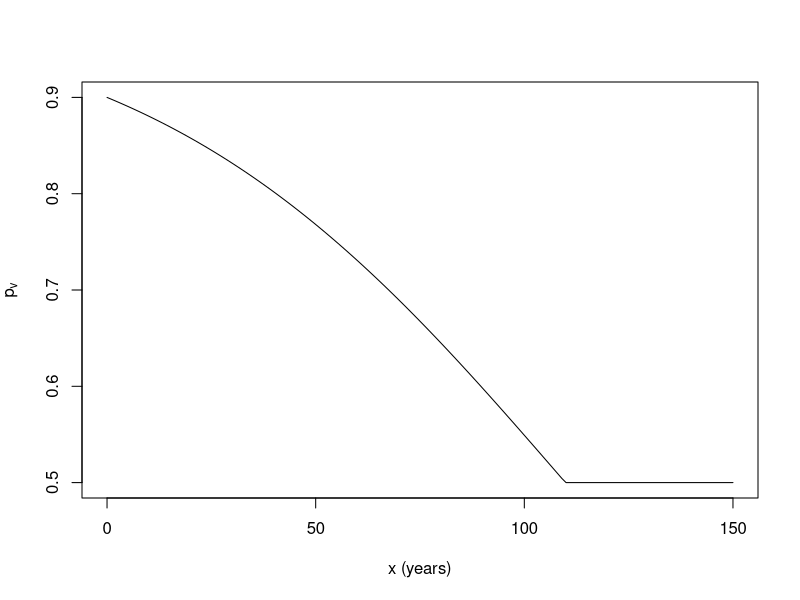

Write R code to recreate this figure.
## ---- chunk 1
logistic.upper <- function(x, b0, b1) {
    l <- 1 / (1 + exp(-(b0 + x * b1)))
    l[l < 1/2] <- 1/2
    return(l)
}
## ---- chunk 2
plot(x <- 0:150, logistic.upper(x, b0=log(9), b1=-2e-2),
     type='l', xlab='x (years)', ylab=expression(p[v]))
